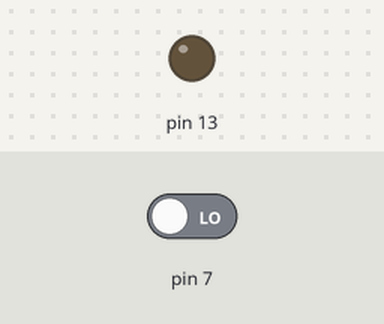
Recording of a sketch running on a simulated Arduino Uno, built with avr-gcc and run on an emulated ATmega328P. Shown: output pins drawn as LEDs (lit = HIGH). Dashed ring = blinking. The test bench sets the inputs (shaded band); at power-on: pin 7 LOW.

Above: at 1.2 s.
1.3 s: pin 7 driven HIGH
At 1.55 s:
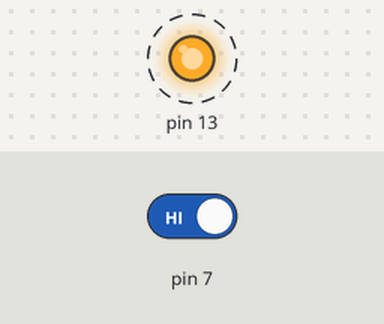
4.3 s: pin 7 driven LOW
At 4.3 s:
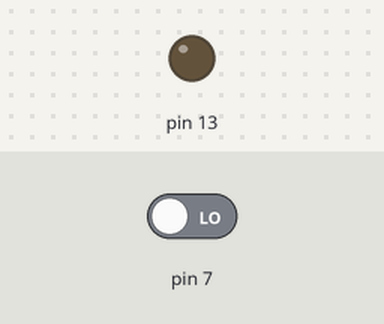
Timing chart, 0 to 7.3 s (numbered marks = the images above; inputs shaded):
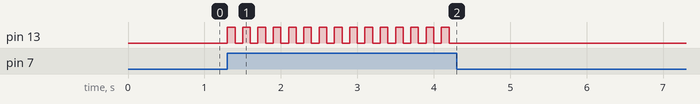

The sketch:

Door_Bell.ino
```cpp
void setup()
{
  pinMode(13, OUTPUT);
  pinMode(7, INPUT);
}

void loop()
{
  if(digitalRead(7)==HIGH)
  {
  	digitalWrite(13, HIGH);
  	delay(100); // Wait for 1000 millisecond(s)
  	digitalWrite(13, LOW);
	delay(100); // Wait for 1000 millisecond(s)

  }
}
```

Measured:
- after the input at 1.3 s, pin 13: alternates HIGH for 0.10 s and LOW for 0.10 s, starting at once
- after the input at 4.3 s, pin 13: stops changing and stays LOW
